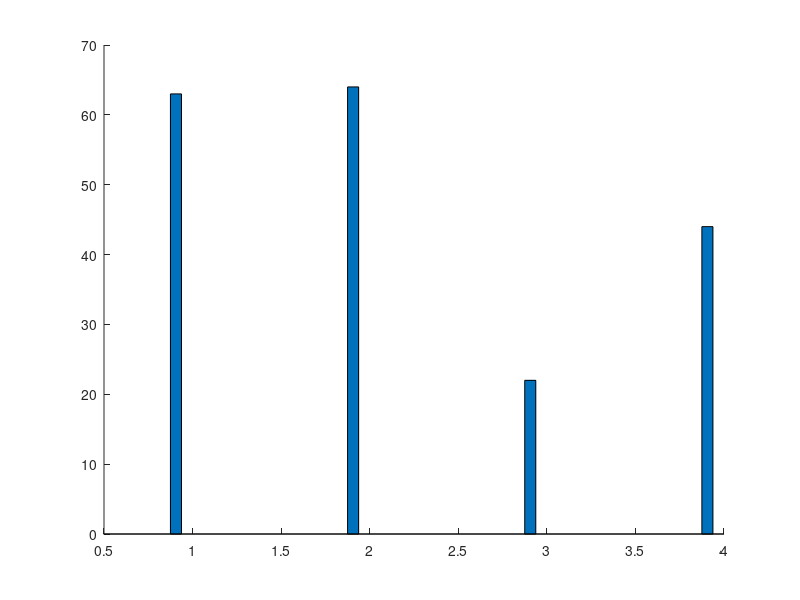

This chart was generated by the following MATLAB code: (Note: this script raises an error after producing the figure.)
function precision()
t = 100;
cha = [63;64;22;44];
otf = [t;t;t;t] - cha;
mydata = [cha, otf];
bar_h=bar(mydata, 0.5,'stack');
mycolor=[1 0.6 1; 0.4 1 0.8; 0.4 1 0.8; 0.4 1 0.8];
colormap(mycolor);
bar_child=cell2mat(get(bar_h,'Children'));
for i=1:size(bar_child,1)    
    set(bar_child(i),'CData',mydata(:,i));
    set(bar_child(i),'CDataMapping','direct');
end
set(bar_child(1), 'CData',[0,0.2,0.3,0.4]);

axis([0.5,4.5,0,t + 10]);
% lable setting
xlabel('Benchmark','FontName','Times New Roman','FontSize',16);
ylabel('Number of Yes Answers','FontName','Times New Roman','FontSize',16);
% legend setting
legend('On-the-fly','CHA', 'Location','SouthWest');
% axis setting
set(gca,'FontName','Times New Roman','FontSize',16);
% title setting
title('Precision','FontName','Times New Roman','FontSize',18);
% gtext('21976.49');
% gtext('209.46');
set(gca,'XTickLabel',{'soot-j','rhino','kawa-c','schroeder'});
grid on;

% x = 0.96;
% text(x,t,'x','FontSize',25);
% text(1+x,t,'x','FontSize',25);
% text(2+x,t,'x','FontSize',25);
% text(3+x,t,'x','FontSize',25);
% str = 'inf';
% text(0.34,t,str,'FontName','Times New Roman','FontSize',16);
